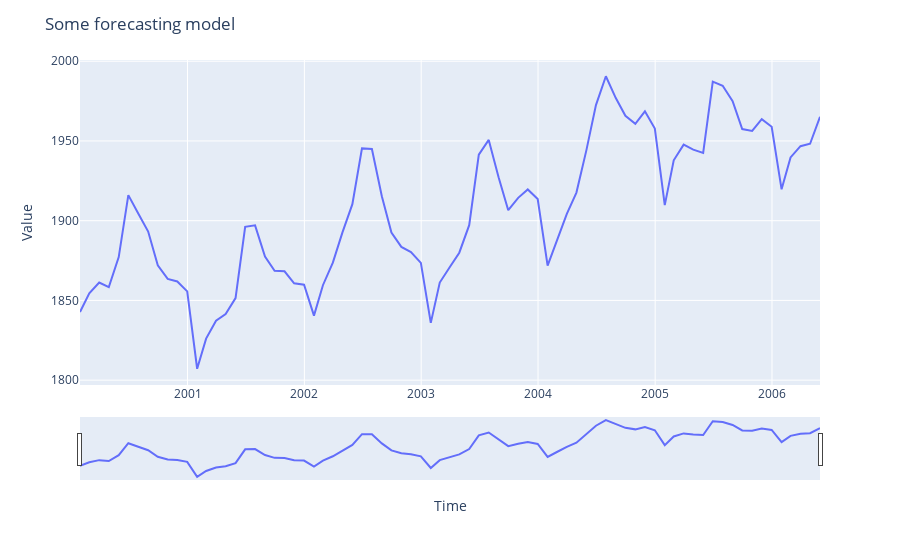

Notebook code for this chart:
### Markdown cell above
## Данные

### Code cell
# Read in data and convert index to a datetime
period = 'Monthly'
df = pd.read_csv(f'data_seminars/m4_sample/{period}_sample.csv',
                 index_col=0)

# Ряды не размечены по датам, поэтому для удобства возьмём произвольную точку старта
df.index = pd.date_range(start='01-01-2000',
                         periods=df.shape[0],
                         freq='M')
a = np.random.choice(df.columns)
print(a)
ts = df[a]


fig = px.line(x=ts.index, y=ts.values);
fig.update_layout(title='Some forecasting model',
                   xaxis_title='Time',
                   yaxis_title='Value');
fig.update_xaxes(rangeslider_visible=True);
fig.show()


# Функция, которая рисует прогнозы
def forplot(mul=False):
    fig = go.Figure()

    fig.add_trace(go.Scatter( x=ts.index,
                              y=ts.values)
                 )
    
    if mul:
         fig.add_trace(go.Scatter(x=forecs.index,
                             y=forecs.values))
    else:
        fig.add_trace(go.Scatter(x=forecs.index,
                                 y=forecs['mean']))

    fig.update_xaxes(rangeslider_visible=True);
    fig.show()

### Figure 1 — Plotly figure (JSON) as saved in the notebook; plotly's stock layout.template omitted (floating-point values rounded to 4 significant figures)
{"data": [{"hovertemplate": "x=%{x}<br>y=%{y}<extra></extra>", "legendgroup": "", "line": {"color": "#636efa", "dash": "solid"}, "mode": "lines", "name": "", "orientation": "v", "showlegend": false, "type": "scatter", "x": ["2000-01-31T00:00:00", "2000-02-29T00:00:00", "2000-03-31T00:00:00", "2000-04-30T00:00:00", "2000-05-31T00:00:00", "2000-06-30T00:00:00", "2000-07-31T00:00:00", "2000-08-31T00:00:00", "2000-09-30T00:00:00", "2000-10-31T00:00:00", "2000-11-30T00:00:00", "2000-12-31T00:00:00", "2001-01-31T00:00:00", "2001-02-28T00:00:00", "2001-03-31T00:00:00", "2001-04-30T00:00:00", "2001-05-31T00:00:00", "2001-06-30T00:00:00", "2001-07-31T00:00:00", "2001-08-31T00:00:00", "2001-09-30T00:00:00", "2001-10-31T00:00:00", "2001-11-30T00:00:00", "2001-12-31T00:00:00", "2002-01-31T00:00:00", "2002-02-28T00:00:00", "2002-03-31T00:00:00", "2002-04-30T00:00:00", "2002-05-31T00:00:00", "2002-06-30T00:00:00", "2002-07-31T00:00:00", "2002-08-31T00:00:00", "2002-09-30T00:00:00", "2002-10-31T00:00:00", "2002-11-30T00:00:00", "2002-12-31T00:00:00", "2003-01-31T00:00:00", "2003-02-28T00:00:00", "2003-03-31T00:00:00", "2003-04-30T00:00:00", "2003-05-31T00:00:00", "2003-06-30T00:00:00", "2003-07-31T00:00:00", "2003-08-31T00:00:00", "2003-09-30T00:00:00", "2003-10-31T00:00:00", "2003-11-30T00:00:00", "2003-12-31T00:00:00", "2004-01-31T00:00:00", "2004-02-29T00:00:00", "2004-03-31T00:00:00", "2004-04-30T00:00:00", "2004-05-31T00:00:00", "2004-06-30T00:00:00", "2004-07-31T00:00:00", "2004-08-31T00:00:00", "2004-09-30T00:00:00", "2004-10-31T00:00:00", "2004-11-30T00:00:00", "2004-12-31T00:00:00", "2005-01-31T00:00:00", "2005-02-28T00:00:00", "2005-03-31T00:00:00", "2005-04-30T00:00:00", "2005-05-31T00:00:00", "2005-06-30T00:00:00", "2005-07-31T00:00:00", "2005-08-31T00:00:00", "2005-09-30T00:00:00", "2005-10-31T00:00:00", "2005-11-30T00:00:00", "2005-12-31T00:00:00", "2006-01-31T00:00:00", "2006-02-28T00:00:00", "2006-03-31T00:00:00", "2006-04-30T00:00:00", "2006-05-31T00:00:00"], "xaxis": "x", "y": [1843.0, 1854.0, 1861.0, 1858.0, 1877.0, 1916.0, 1904.0, 1893.0, 1872.0, 1863.0, 1862.0, 1856.0, 1807.0, 1826.0, 1837.0, 1841.0, 1851.0, 1896.0, 1897.0, 1878.0, 1869.0, 1868.0, 1861.0, 1860.0, 1840.0, 1860.0, 1874.0, 1893.0, 1910.0, 1945.0, 1945, 1915.0, 1893.0, 1884.0, 1880.0, 1874.0, 1836.0, 1861.0, 1871.0, 1880.0, 1897.0, 1941.0, 1951.0, 1927.0, 1907.0, 1914.0, 1920.0, 1914.0, 1872.0, 1888.0, 1904.0, 1918.0, 1944.0, 1972.0, 1991.0, 1977.0, 1966.0, 1961.0, 1969.0, 1958.0, 1910.0, 1938.0, 1948.0, 1945.0, 1943.0, 1987.0, 1985.0, 1975.0, 1957.0, 1956.0, 1964.0, 1959.0, 1920.0, 1940.0, 1947.0, 1948.0, 1965.0], "yaxis": "y"}], "layout": {"legend": {"tracegroupgap": 0}, "margin": {"t": 60}, "title": {"text": "Some forecasting model"}, "xaxis": {"anchor": "y", "domain": [0, 1], "rangeslider": {"visible": true}, "title": {"text": "Time"}}, "yaxis": {"anchor": "x", "domain": [0, 1], "title": {"text": "Value"}}}}
